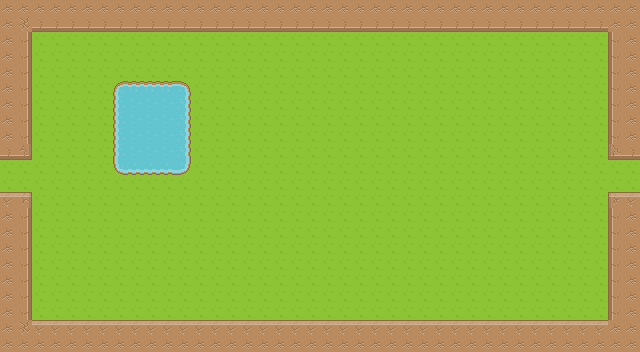

A 2D game scene composited from a Tiled map and its tileset images. What follows is a short description and the map's XML, with every tile layer's data as written:
An orthogonal 40x22 tile map with 16x16 px tiles, 3 tile layers (background, walkable, collision).

<map version="1.0" orientation="orthogonal" renderorder="right-down" width="40" height="22" tilewidth="16" tileheight="16" nextobjectid="1">
 <tileset firstgid="1" name="roguelikeSheet_transparent" tilewidth="16" tileheight="16" spacing="1" tilecount="1767" columns="57">
  <image source="../tiles/roguelikeSheet_transparent.png" width="968" height="526" />
 </tileset>
 <layer name="background" width="40" height="22">
  <data encoding="csv">
6,6,6,6,6,6,6,6,6,6,6,6,6,6,6,6,6,6,6,6,6,6,6,6,6,6,6,6,6,6,6,6,6,6,6,6,6,6,6,6,
6,6,6,6,6,6,6,6,6,6,6,6,6,6,6,6,6,6,6,6,6,6,6,6,6,6,6,6,6,6,6,6,6,6,6,6,6,6,6,6,
6,6,6,6,6,6,6,6,6,6,6,6,6,6,6,6,6,6,6,6,6,6,6,6,6,6,6,6,6,6,6,6,6,6,6,6,6,6,6,6,
6,6,6,6,6,6,6,6,6,6,6,6,6,6,6,6,6,6,6,6,6,6,6,6,6,6,6,6,6,6,6,6,6,6,6,6,6,6,6,6,
6,6,6,6,6,6,6,6,6,6,6,6,6,6,6,6,6,6,6,6,6,6,6,6,6,6,6,6,6,6,6,6,6,6,6,6,6,6,6,6,
6,6,6,6,6,6,6,6,6,6,6,6,6,6,6,6,6,6,6,6,6,6,6,6,6,6,6,6,6,6,6,6,6,6,6,6,6,6,6,6,
6,6,6,6,6,6,6,6,6,6,6,6,6,6,6,6,6,6,6,6,6,6,6,6,6,6,6,6,6,6,6,6,6,6,6,6,6,6,6,6,
6,6,6,6,6,6,6,6,6,6,6,6,6,6,6,6,6,6,6,6,6,6,6,6,6,6,6,6,6,6,6,6,6,6,6,6,6,6,6,6,
6,6,6,6,6,6,6,6,6,6,6,6,6,6,6,6,6,6,6,6,6,6,6,6,6,6,6,6,6,6,6,6,6,6,6,6,6,6,6,6,
6,6,6,6,6,6,6,6,6,6,6,6,6,6,6,6,6,6,6,6,6,6,6,6,6,6,6,6,6,6,6,6,6,6,6,6,6,6,6,6,
6,6,6,6,6,6,6,6,6,6,6,6,6,6,6,6,6,6,6,6,6,6,6,6,6,6,6,6,6,6,6,6,6,6,6,6,6,6,6,6,
6,6,6,6,6,6,6,6,6,6,6,6,6,6,6,6,6,6,6,6,6,6,6,6,6,6,6,6,6,6,6,6,6,6,6,6,6,6,6,6,
6,6,6,6,6,6,6,6,6,6,6,6,6,6,6,6,6,6,6,6,6,6,6,6,6,6,6,6,6,6,6,6,6,6,6,6,6,6,6,6,
6,6,6,6,6,6,6,6,6,6,6,6,6,6,6,6,6,6,6,6,6,6,6,6,6,6,6,6,6,6,6,6,6,6,6,6,6,6,6,6,
6,6,6,6,6,6,6,6,6,6,6,6,6,6,6,6,6,6,6,6,6,6,6,6,6,6,6,6,6,6,6,6,6,6,6,6,6,6,6,6,
6,6,6,6,6,6,6,6,6,6,6,6,6,6,6,6,6,6,6,6,6,6,6,6,6,6,6,6,6,6,6,6,6,6,6,6,6,6,6,6,
6,6,6,6,6,6,6,6,6,6,6,6,6,6,6,6,6,6,6,6,6,6,6,6,6,6,6,6,6,6,6,6,6,6,6,6,6,6,6,6,
6,6,6,6,6,6,6,6,6,6,6,6,6,6,6,6,6,6,6,6,6,6,6,6,6,6,6,6,6,6,6,6,6,6,6,6,6,6,6,6,
6,6,6,6,6,6,6,6,6,6,6,6,6,6,6,6,6,6,6,6,6,6,6,6,6,6,6,6,6,6,6,6,6,6,6,6,6,6,6,6,
6,6,6,6,6,6,6,6,6,6,6,6,6,6,6,6,6,6,6,6,6,6,6,6,6,6,6,6,6,6,6,6,6,6,6,6,6,6,6,6,
6,6,6,6,6,6,6,6,6,6,6,6,6,6,6,6,6,6,6,6,6,6,6,6,6,6,6,6,6,6,6,6,6,6,6,6,6,6,6,6,
6,6,6,6,6,6,6,6,6,6,6,6,6,6,6,6,6,6,6,6,6,6,6,6,6,6,6,6,6,6,6,6,6,6,6,6,6,6,6,6
</data>
 </layer>
 <layer name="walkable" width="40" height="22">
  <data encoding="csv">
0,0,0,0,0,0,0,0,0,0,0,0,0,0,0,0,0,0,0,0,0,0,0,0,0,0,0,0,0,0,0,0,0,0,0,0,0,0,0,0,
0,0,0,0,0,0,0,0,0,0,0,0,0,0,0,0,0,0,0,0,0,0,0,0,0,0,0,0,0,0,0,0,0,0,0,0,0,0,0,0,
0,0,0,0,0,0,0,0,0,0,0,0,0,0,0,0,0,0,0,0,0,0,0,0,0,0,0,0,0,0,0,0,0,0,0,0,0,0,0,0,
0,0,0,0,0,0,0,0,0,0,0,0,0,0,0,0,0,0,0,0,0,0,0,0,0,0,0,0,0,0,0,0,0,0,0,0,0,0,0,0,
0,0,0,0,0,0,0,0,0,0,0,0,0,0,0,0,0,0,0,0,0,0,0,0,0,0,0,0,0,0,0,0,0,0,0,0,0,0,0,0,
0,0,0,0,0,0,0,0,0,0,0,0,0,0,0,0,0,0,0,0,0,0,0,0,0,0,0,0,0,0,0,0,0,0,0,0,0,0,0,0,
0,0,0,0,0,0,0,0,0,0,0,0,0,0,0,0,0,0,0,0,0,0,0,0,0,0,0,0,0,0,0,0,0,0,0,0,0,0,0,0,
0,0,0,0,0,0,0,0,0,0,0,0,0,0,0,0,0,0,0,0,0,0,0,0,0,0,0,0,0,0,0,0,0,0,0,0,0,0,0,0,
0,0,0,0,0,0,0,0,0,0,0,0,0,0,0,0,0,0,0,0,0,0,0,0,0,0,0,0,0,0,0,0,0,0,0,0,0,0,0,0,
0,0,0,0,0,0,0,0,0,0,0,0,0,0,0,0,0,0,0,0,0,0,0,0,0,0,0,0,0,0,0,0,0,0,0,0,0,0,0,0,
0,0,0,0,0,0,0,0,0,0,0,0,0,0,0,0,0,0,0,0,0,0,0,0,0,0,0,0,0,0,0,0,0,0,0,0,0,0,0,0,
0,0,0,0,0,0,0,0,0,0,0,0,0,0,0,0,0,0,0,0,0,0,0,0,0,0,0,0,0,0,0,0,0,0,0,0,0,0,0,0,
0,0,0,0,0,0,0,0,0,0,0,0,0,0,0,0,0,0,0,0,0,0,0,0,0,0,0,0,0,0,0,0,0,0,0,0,0,0,0,0,
0,0,0,0,0,0,0,0,0,0,0,0,0,0,0,0,0,0,0,0,0,0,0,0,0,0,0,0,0,0,0,0,0,0,0,0,0,0,0,0,
0,0,0,0,0,0,0,0,0,0,0,0,0,0,0,0,0,0,0,0,0,0,0,0,0,0,0,0,0,0,0,0,0,0,0,0,0,0,0,0,
0,0,0,0,0,0,0,0,0,0,0,0,0,0,0,0,0,0,0,0,0,0,0,0,0,0,0,0,0,0,0,0,0,0,0,0,0,0,0,0,
0,0,0,0,0,0,0,0,0,0,0,0,0,0,0,0,0,0,0,0,0,0,0,0,0,0,0,0,0,0,0,0,0,0,0,0,0,0,0,0,
0,0,0,0,0,0,0,0,0,0,0,0,0,0,0,0,0,0,0,0,0,0,0,0,0,0,0,0,0,0,0,0,0,0,0,0,0,0,0,0,
0,0,0,0,0,0,0,0,0,0,0,0,0,0,0,0,0,0,0,0,0,0,0,0,0,0,0,0,0,0,0,0,0,0,0,0,0,0,0,0,
0,0,0,0,0,0,0,0,0,0,0,0,0,0,0,0,0,0,0,0,0,0,0,0,0,0,0,0,0,0,0,0,0,0,0,0,0,0,0,0,
0,0,0,0,0,0,0,0,0,0,0,0,0,0,0,0,0,0,0,0,0,0,0,0,0,0,0,0,0,0,0,0,0,0,0,0,0,0,0,0,
0,0,0,0,0,0,0,0,0,0,0,0,0,0,0,0,0,0,0,0,0,0,0,0,0,0,0,0,0,0,0,0,0,0,0,0,0,0,0,0
</data>
 </layer>
 <layer name="collision" width="40" height="22">
  <properties>
   <property name="collision" type="bool" value="true" />
  </properties>
  <data encoding="csv">
1181,1181,1181,1181,1181,1181,1181,1181,1181,1181,1181,1181,1181,1181,1181,1181,1181,1181,1181,1181,1181,1181,1181,1181,1181,1181,1181,1181,1181,1181,1181,1181,1181,1181,1181,1181,1181,1181,1181,1181,
1181,1124,1179,1179,1179,1179,1179,1179,1179,1179,1179,1179,1179,1179,1179,1179,1179,1179,1179,1179,1179,1179,1179,1179,1179,1179,1179,1179,1179,1179,1179,1179,1179,1179,1179,1179,1179,1179,1181,1181,
1181,536872091,0,0,0,0,0,0,0,0,0,0,0,0,0,0,0,0,0,0,0,0,0,0,0,0,0,0,0,0,0,0,0,0,0,0,0,0,2684355739,1181,
1181,536872091,0,0,0,0,0,0,0,0,0,0,0,0,0,0,0,0,0,0,0,0,0,0,0,0,0,0,0,0,0,0,0,0,0,0,0,0,2684355739,1181,
1181,536872091,0,0,0,0,0,0,0,0,0,0,0,0,0,0,0,0,0,0,0,0,0,0,0,0,0,0,0,0,0,0,0,0,0,0,0,0,2684355739,1181,
1181,536872091,0,0,0,0,0,3,4,4,4,5,0,0,0,0,0,0,0,0,0,0,0,0,0,0,0,0,0,0,0,0,0,0,0,0,0,0,2684355739,1181,
1181,536872091,0,0,0,0,0,60,61,61,61,62,0,0,0,0,0,0,0,0,0,0,0,0,0,0,0,0,0,0,0,0,0,0,0,0,0,0,2684355739,1181,
1181,536872091,0,0,0,0,0,60,61,61,61,62,0,0,0,0,0,0,0,0,0,0,0,0,0,0,0,0,0,0,0,0,0,0,0,0,0,0,2684355739,1181,
1181,536872091,0,0,0,0,0,60,61,61,61,62,0,0,0,0,0,0,0,0,0,0,0,0,0,0,0,0,0,0,0,0,0,0,0,0,0,0,2684355739,1181,
1179,1180,0,0,0,0,0,60,61,61,61,62,0,0,0,0,0,0,0,0,0,0,0,0,0,0,0,0,0,0,0,0,0,0,0,0,0,0,1178,1179,
0,0,0,0,0,0,0,117,118,118,118,119,0,0,0,0,0,0,0,0,0,0,0,0,0,0,0,0,0,0,0,0,0,0,0,0,0,0,0,0,
0,0,0,0,0,0,0,0,0,0,0,0,0,0,0,0,0,0,0,0,0,0,0,0,0,0,0,0,0,0,0,0,0,0,0,0,0,0,0,0,
1122,1123,0,0,0,0,0,0,0,0,0,0,0,0,0,0,0,0,0,0,0,0,0,0,0,0,0,0,0,0,0,0,0,0,0,0,0,0,1121,1122,
1181,536872091,0,0,0,0,0,0,0,0,0,0,0,0,0,0,0,0,0,0,0,0,0,0,0,0,0,0,0,0,0,0,0,0,0,0,0,0,2684355739,1181,
1181,536872091,0,0,0,0,0,0,0,0,0,0,0,0,0,0,0,0,0,0,0,0,0,0,0,0,0,0,0,0,0,0,0,0,0,0,0,0,2684355739,1181,
1181,536872091,0,0,0,0,0,0,0,0,0,0,0,0,0,0,0,0,0,0,0,0,0,0,0,0,0,0,0,0,0,0,0,0,0,0,0,0,2684355739,1181,
1181,536872091,0,0,0,0,0,0,0,0,0,0,0,0,0,0,0,0,0,0,0,0,0,0,0,0,0,0,0,0,0,0,0,0,0,0,0,0,2684355739,1181,
1181,536872091,0,0,0,0,0,0,0,0,0,0,0,0,0,0,0,0,0,0,0,0,0,0,0,0,0,0,0,0,0,0,0,0,0,0,0,0,2684355739,1181,
1181,536872091,0,0,0,0,0,0,0,0,0,0,0,0,0,0,0,0,0,0,0,0,0,0,0,0,0,0,0,0,0,0,0,0,0,0,0,0,2684355739,1181,
1181,536872091,0,0,0,0,0,0,0,0,0,0,0,0,0,0,0,0,0,0,0,0,0,0,0,0,0,0,0,0,0,0,0,0,0,0,0,0,2684355739,1181,
1181,1124,1122,1122,1122,1122,1122,1122,1122,1122,1122,1122,1122,1122,1122,1122,1122,1122,1122,1122,1122,1122,1122,1122,1122,1122,1122,1122,1122,1122,1122,1122,1122,1122,1122,1122,1122,1122,1181,1181,
1181,1181,1181,1181,1181,1181,1181,1181,1181,1181,1181,1181,1181,1181,1181,1181,1181,1181,1181,1181,1181,1181,1181,1181,1181,1181,1181,1181,1181,1181,1181,1181,1181,1181,1181,1181,1181,1181,1181,1181
</data>
 </layer>
 <objectgroup name="objects" />
</map>
